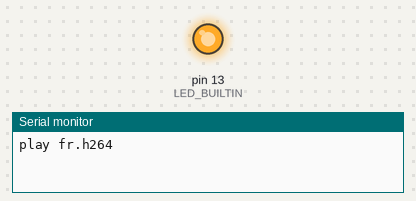
Bench run of a sketch on a simulated Arduino Uno, built with avr-gcc and run on an emulated ATmega328P. On the bench: output pins drawn as LEDs (lit = HIGH), the last lines printed to the serial monitor.

Above: at 2.5 s.
At 5.05 s:
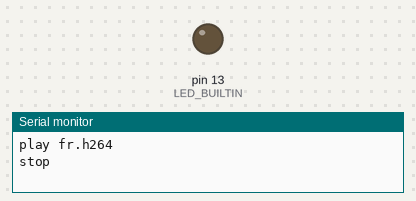
Timing chart, 0 to 6.6 s (numbered marks = the images above):
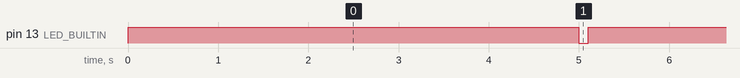

Measured:
- by itself, pin 13 (LED_BUILTIN): alternates HIGH for 5.0 s and LOW for 0.10 s

The sketch:

serial.ino
```cpp
void setup()
{
  Serial.begin(9600);              //Starting serial communication
  pinMode(LED_BUILTIN, OUTPUT);
}


void loop()
{

  Serial.println("play fr.h264");
  digitalWrite(LED_BUILTIN, HIGH);
  delay(5000);

  Serial.println("stop");
  digitalWrite(LED_BUILTIN, LOW);
  delay(100);

  Serial.println("play nl.h264");
  digitalWrite(LED_BUILTIN, HIGH);
  delay(5000);

  Serial.println("stop");
  digitalWrite(LED_BUILTIN, LOW);
  delay(100);


  Serial.println("play en.h264");
  digitalWrite(LED_BUILTIN, HIGH);
  delay(5000);

  Serial.println("stop");
  digitalWrite(LED_BUILTIN, LOW);
  delay(100);


}
```
